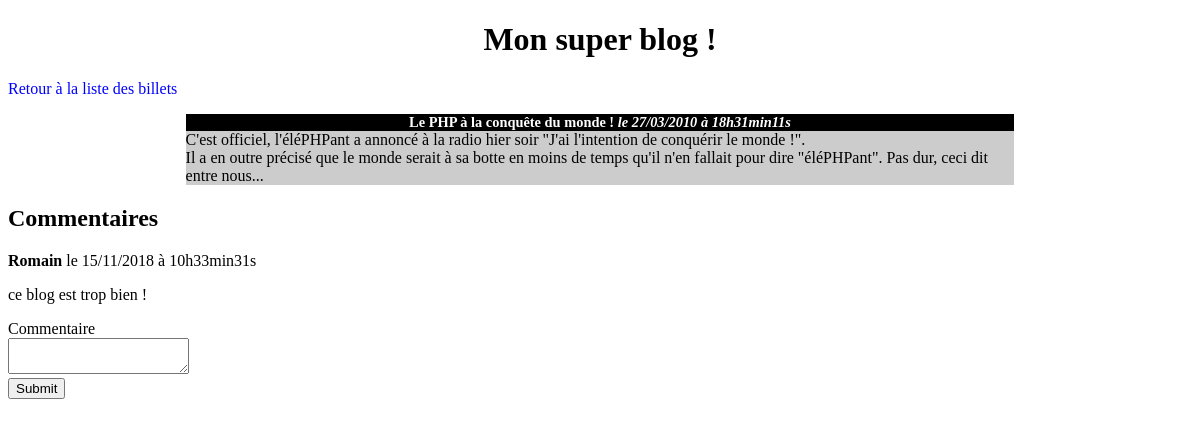
Screenshot of /index.php?action=modifyComment&id=2&idComment=6 with the database file from the repository.
### tables this page shows
CREATE TABLE `posts` (
  `id` int(11) NOT NULL,
  `title` varchar(255) NOT NULL,
  `content` text NOT NULL,
  `creation_date` datetime NOT NULL
);

CREATE TABLE `comments` (
  `id` int(11) NOT NULL,
  `post_id` int(11) NOT NULL,
  `author` varchar(255) NOT NULL,
  `comment` text NOT NULL,
  `comment_date` datetime NOT NULL
);

### model/PostManager.php (called while the page is built, shortened)
<?php
class PostManager extends Manager
{
    public function getPost($postId)
    {
        $db = $this->dbConnect();
        $req = $db->prepare('SELECT id, title, content, DATE_FORMAT(creation_date, \'%d/%m/%Y à %Hh%imin%ss\') AS creation_date_fr FROM posts WHERE id = ?');
        $req->execute(array($postId));
        $post = $req->fetch();
        return $post;
    }
}

### model/CommentManager.php (called while the page is built, shortened)
<?php
class CommentManager extends Manager
{
    public function getComment($idComment)
    {
        $db = $this->dbConnect();
        $comment = $db->prepare('SELECT id,post_id, author, comment, DATE_FORMAT(comment_date, \'%d/%m/%Y à %Hh%imin%ss\') AS comment_date_fr FROM comments WHERE id = ?');
        $comment->execute(array($idComment));
        $comment = $comment->fetch();
        return $comment;
    }
}

### view/frontend/modifyCommentView.php (the view, shortened to what this page needs)
<h1>Mon super blog !</h1>
<p><a href="index.php">Retour à la liste des billets</a></p>
<div class="news">
    <h3>
        <?= htmlspecialchars($post['title']) ?>
        <em>le <?= $post['creation_date_fr'] ?></em>
    </h3>
    <p>
        <?= nl2br(htmlspecialchars($post['content'])) ?>
    </p>
</div>
<h2>Commentaires</h2>
<p><strong><?= htmlspecialchars($comment['author']) ?></strong> le <?= $comment['comment_date_fr'] ?></p>
    <p><?= nl2br(htmlspecialchars($comment['comment'])) ?></p>
<form action="index.php?action=updateComment&amp;id=<?=$post['id']?>&amp;idComment=<?=$comment['id']?>" method="post">
    <div>
        <label for="comment">Commentaire</label><br />
        <textarea id="comment" name="updatedComment"></textarea>
    </div>
    <div>
        <input type="submit" />
    </div>
</form>
<?php require('template.php'); ?>

### public/css/style.css (style rules this page uses)
h1, h3 { text-align:center; }
h3 { background-color:black; color:white; font-size:0.9em; margin-bottom:0px; }
.news p { background-color:#CCCCCC; margin-top:0px; }
.news { width:70%; margin:auto; }
a { text-decoration: none; color: blue; }

### rows the page displays
posts: title "Le PHP à la conquête du monde !", content "C'est officiel, l'éléPHPant a annoncé à la radio hier soir \"J'ai l'intention de conquérir le monde !\". Il a en outre précisé que le monde serait à sa botte en moins de temps qu'il n'en fallait pour dire \"éléPHPant\". Pas dur, ceci dit entre nous..."
comments: author "Romain", comment "ce blog est trop bien !"

### other values shown
$post['creation_date_fr'] "27/03/2010 à 18h31min11s"
$comment['comment_date_fr'] "15/11/2018 à 10h33min31s"
